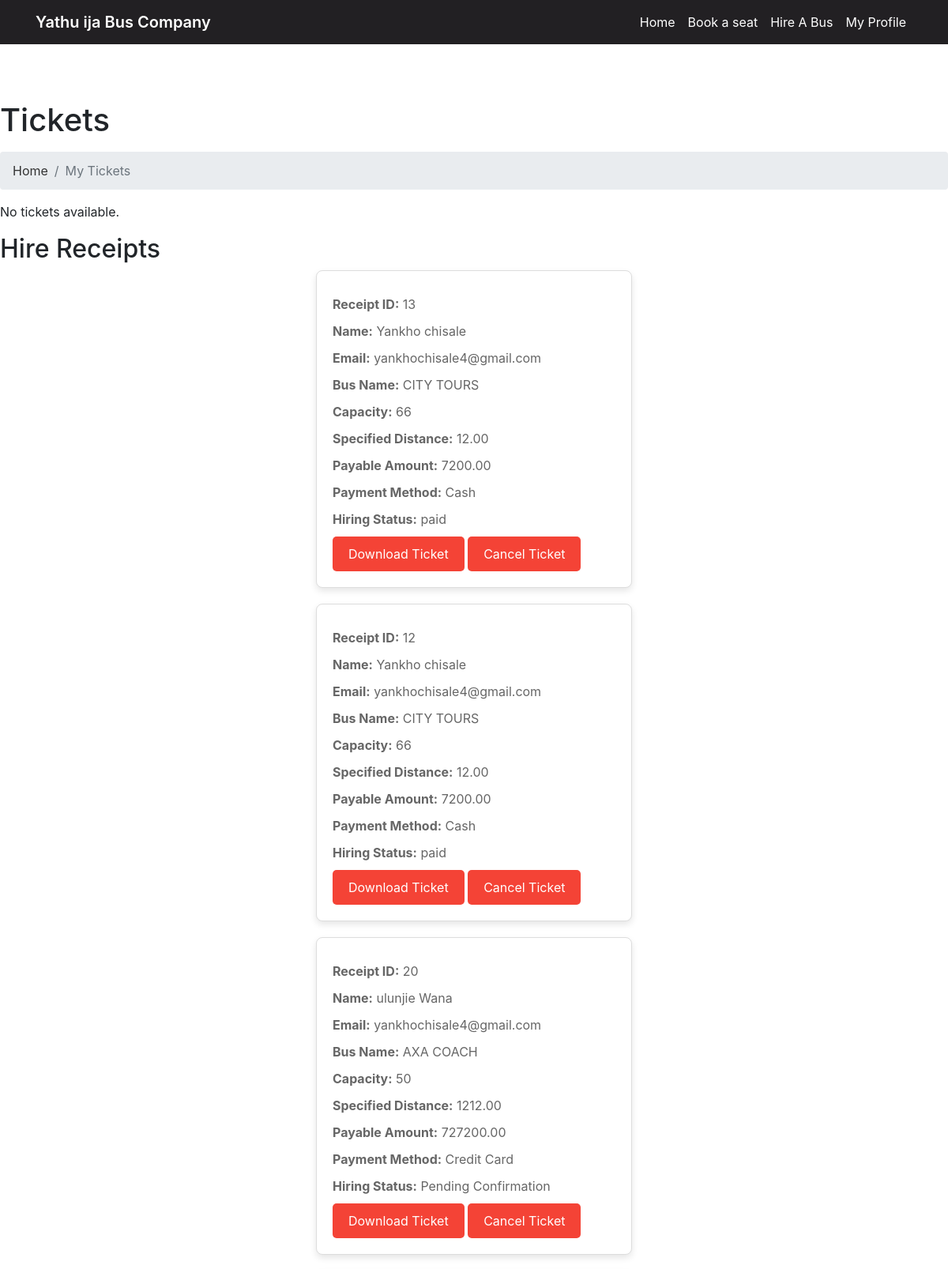
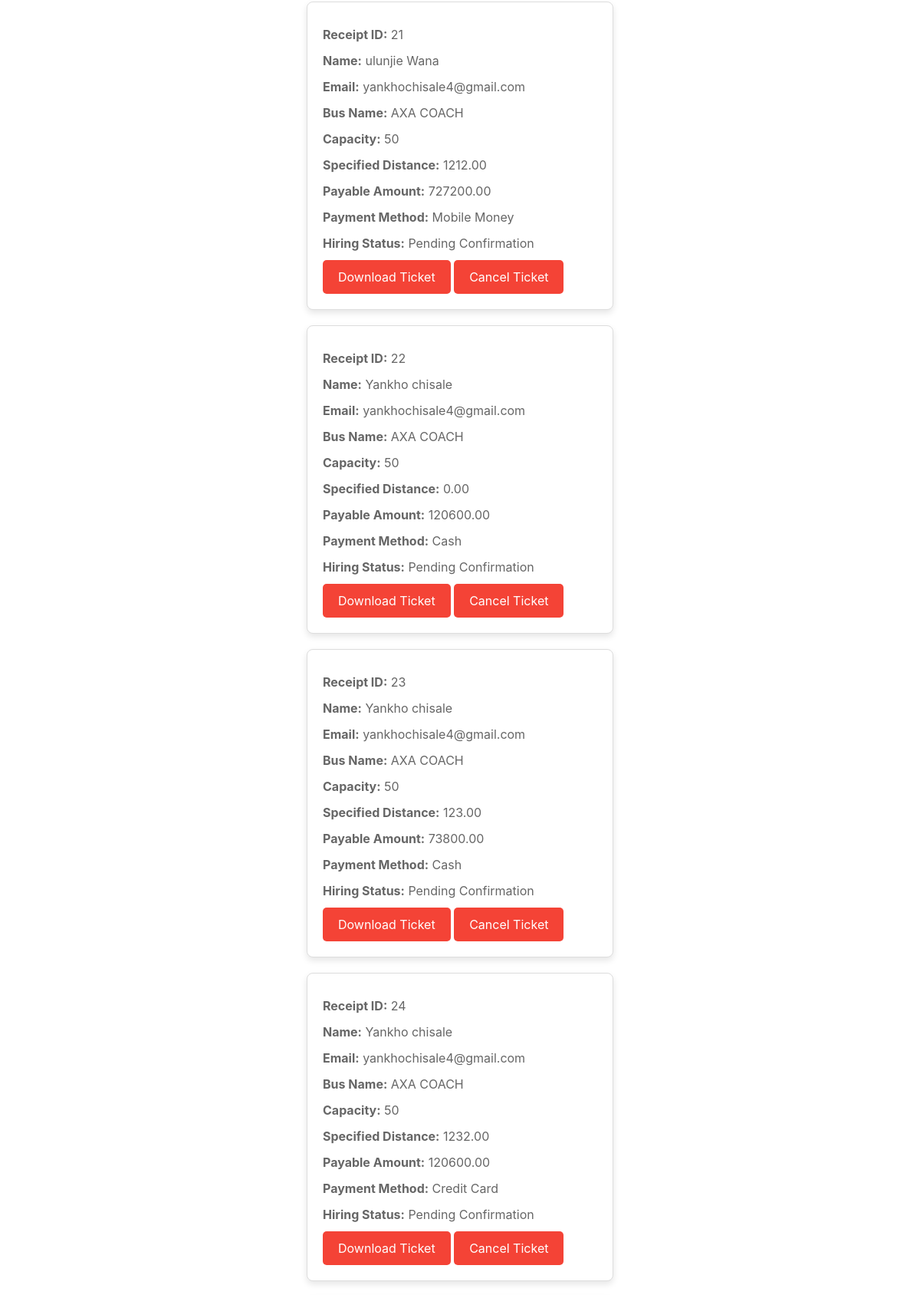
/user/check_tickets.php (signed in, upper part), run on the app's committed database (2 pictures, top to bottom).
### tables this page shows
CREATE TABLE IF NOT EXISTS `hire_receipt` (
  `hire_receipt_id` int NOT NULL AUTO_INCREMENT,
  `bus_id` int DEFAULT NULL,
  `first_name` varchar(255) DEFAULT NULL,
  `last_name` varchar(255) DEFAULT NULL,
  `email` varchar(255) DEFAULT NULL,
  `specified_distance` decimal(10,2) DEFAULT NULL,
  `payable_amount` decimal(10,2) DEFAULT NULL,
  `payment_method` varchar(50) DEFAULT NULL,
  `gender` varchar(8) NOT NULL,
  `date_of_birth` date NOT NULL,
  `receipt_status` varchar(50) DEFAULT 'Pending Confirmation',
  `credit_card_number` varchar(20) NOT NULL,
  `expiry_date` date DEFAULT NULL,
  `CCV` int DEFAULT NULL,
  `proof_of_payment` varchar(255) DEFAULT NULL,
  PRIMARY KEY (`hire_receipt_id`)
);

CREATE TABLE IF NOT EXISTS `bus` (
  `bus_id` int NOT NULL AUTO_INCREMENT,
  `bus_name` varchar(255) DEFAULT NULL,
  `number_plate` varchar(20) DEFAULT NULL,
  `number_of_seats` int DEFAULT NULL,
  `weight` decimal(10,2) DEFAULT NULL,
  `mileage` decimal(10,2) DEFAULT NULL,
  `bus_type` varchar(50) DEFAULT NULL,
  `availability` varchar(50) NOT NULL,
  `fuel_used` decimal(10,2) DEFAULT '0.00',
  PRIMARY KEY (`bus_id`),
  UNIQUE KEY `number_plate` (`number_plate`)
);

### user/check_tickets.php (the view, shortened to what this page needs)
<!DOCTYPE html>
<html lang="en">
<head>
 <link rel="stylesheet" href="check_tickets.css">
</head>
<body>
<?php include 'user_dashboard_navbar.php'; ?>
<br><br>
<h1 class="mt-4 mb-3">Tickets</h1>
<ol class="breadcrumb">
    <li class="breadcrumb-item">
        <a href="user_dashboard.php">Home</a>
    </li>
    <li class="breadcrumb-item active">My Tickets</li>
</ol>
<?php
require_once('db_connection.php');
if (!isset($_SESSION['user_email'])) {
    echo "<p>User not logged in.</p>";
} else {
    $user_email = $_SESSION['user_email'];
    $sql = "SELECT st.ticket_id,
    st.first_name,
    st.last_name,
    st.email,
    st.date_of_birth,
    st.gender,
    st.status,
    st.customer_type,
    st.payment_method,
    st.original_amount,
    st.amount,
    rt.origin,
    rt.destination,
    sc.date AS schedule_date,
    sc.time_stamp,
    b.bus_name,
    st.seat_number
        FROM seat_ticket st
        JOIN schedule sc ON st.schedule_id = sc.schedule_id
        JOIN route rt ON st.route_id = rt.route_id
        JOIN bus b ON st.bus_id = b.bus_id
        WHERE st.email = ?;
        ";
    $stmt = $conn->prepare($sql);
    $stmt->bind_param("s", $user_email);
    $stmt->execute();
    $result = $stmt->get_result();
    if ($result->num_rows > 0) {
        while ($row = $result->fetch_assoc()) {
            ?>
            <div class="receipt">
            <p><strong>Ticket ID:</strong> <?php echo $row['ticket_id']; ?></p>
            <p><strong>Passenger Name:</strong> <?php echo $row['first_name'] . ' ' . $row['last_name']; ?></p>
            <p><strong>Email:</strong> <?php echo $row['email']; ?></p>
            <p><strong>Date OF Birth:</strong> <?php echo $row['date_of_birth']; ?></p>
            <p><strong>Gender:</strong> <?php echo $row['gender']; ?></p>
            <p><strong>Customer Type:</strong> <?php echo $row['customer_type']; ?></p>
            <p><strong>Origin:</strong> <?php echo $row['origin']; ?></p>
            <p><strong>Destination:</strong> <?php echo $row['destination']; ?></p>
            <p><strong>Date:</strong> <?php echo $row['schedule_date']; ?></p>
            <p><strong>Departure Time:</strong> <?php echo $row['time_stamp']; ?></p>
            <p><strong>Bus Name:</strong> <?php echo $row['bus_name']; ?></p>
            <p><strong>Seat Number:</strong> <?php echo $row['seat_number']; ?></p>
            <p><strong>Payment Method:</strong> <?php echo $row['payment_method']; ?></p>
            <p><strong>Original Amount:</strong> <?php echo $row['original_amount']; ?></p>
            <p><strong>Discount Applied:</strong> <?php echo ( ($row['original_amount'] - $row['amount'] )/ $row['original_amount']*100); ?>%</p>
            <p><strong>Amount After Discount:</strong> <?php echo $row['amount']; ?></p>
            <p><strong>Payable Amount:</strong> <?php echo $row['amount']; ?></p>
            <p><strong>Ticket Status:</strong> <?php echo $row['status']; ?></p>
                <button  class="cancel-button" onclick="downloadSeatTicket(<?php echo $row['ticket_id']; ?>)">Download Ticket</button>
                <button class="cancel-button" onclick="openModal(<?php echo $row['ticket_id']; ?>)">Cancel Ticket</button>
            </div>
            <?php
        }
    } else {
        echo "<p>No tickets available.</p>";
    }
   $sql = "SELECT DISTINCT
   b.bus_id, b.bus_name, b.number_plate, b.number_of_seats,
   h.hire_receipt_id, h.first_name, h.last_name, h.email,h.payment_method,h.payable_amount,
   h.receipt_status ,specified_distance
   FROM hire_receipt h
   JOIN bus b ON b.bus_id = h.bus_id
   WHERE h.email= ?";
$stmt = $conn->prepare($sql);
$stmt->bind_param("s", $user_email);
$stmt->execute();
$result = $stmt->get_result();
 if ($result->num_rows > 0)  {
        echo "<h2>Hire Receipts</h2>";
        while ($row = $result->fetch_assoc()) {
            ?>
            <div class="receipt">
                <p><strong>Receipt ID:</strong> <?php echo $row['hire_receipt_id']; ?></p>
                <p><strong>Name:</strong> <?php echo $row['first_name'] . ' ' . $row['last_name']; ?></p>
                <p><strong>Email:</strong> <?php echo $row['email']; ?></p>
                <p><strong>Bus Name:</strong> <?php echo $row['bus_name']; ?></p>
                <p><strong>Capacity:</strong> <?php echo $row['number_of_seats']; ?></p>
                <p><strong>Specified Distance:</strong> <?php echo $row['specified_distance']; ?></p>
                <p><strong>Payable Amount:</strong> <?php echo $row['payable_amount']; ?></p>
                <p><strong>Payment Method:</strong> <?php echo $row['payment_method']; ?></p>
                <p><strong>Hiring Status:</strong> <?php echo $row['receipt_status']; ?></p>
                <button  class="cancel-button" onclick="downloadReceipt(<?php echo $row['hire_receipt_id']; ?>)">Download Ticket</button>
                <button class="cancel-button" onclick="openModal(<?php echo $row['hire_receipt_id']; ?>)">Cancel Ticket</button>
            </div>
            <?php
        }
    } else {
        echo "<p>No hire receipts available.</p>";
    }
}
?>
<?php include 'footer.php'; ?>
</body>
</html>

### user/check_tickets.css (style rules this page uses)
body { font-family: Arial, sans-serif; background-color: #f2f2f2; }
.receipt { border: 1px solid #ddd; background-color: #fff; padding: 20px; width: 400px; margin: 0 auto; box-shadow: 0 4px 8px rgba(0,0,0,0.1); border-radius: 8px; margin-bottom: 20px; }
.receipt p { margin: 10px 0; color: #666; }
.cancel-button { background-color: #f44336; color: white; border: none; cursor: pointer; padding: 10px 20px; border-radius: 5px; }

### user/footer.css (style rules this page uses)
a, a:hover, a:focus, a:active { text-decoration: none; outline: none; }
a, a:active, a:focus { color: #333; text-decoration: none; transition-timing-function: ease-in-out; -ms-transition-timing-function: ease-in-out; -moz-transition-timing-function: ease-in-out; -webkit-transition-timing-function: ease-in-out; -o-transition-timing-function: ease-in-out; transition-duration: 0.2s; -ms-transition-duration: 0.2s; -moz-transition-duration: 0.2s; -webkit-transition-duration: 0.2s; -o-transition-duration: 0.2s; }

### data on the page
hire_receipt: hire_receipt_id "13", first_name "Yankho", last_name "chisale", email "yankhochisale4@gmail.com", bus.bus_name "CITY TOURS", bus.number_of_seats "66", specified_distance "12.00", payable_amount "7200.00", payment_method "Cash", receipt_status "paid"
hire_receipt: hire_receipt_id "12", first_name "Yankho", last_name "chisale", email "yankhochisale4@gmail.com", bus.bus_name "CITY TOURS", bus.number_of_seats "66", specified_distance "12.00", payable_amount "7200.00", payment_method "Cash", receipt_status "paid"
hire_receipt: hire_receipt_id "20", first_name "ulunjie", last_name "Wana", email "yankhochisale4@gmail.com", bus.bus_name "AXA COACH", bus.number_of_seats "50", specified_distance "1212.00", payable_amount "727200.00", payment_method "Credit Card", receipt_status "Pending Confirmation"
hire_receipt: hire_receipt_id "21", first_name "ulunjie", last_name "Wana", email "yankhochisale4@gmail.com", bus.bus_name "AXA COACH", bus.number_of_seats "50", specified_distance "1212.00", payable_amount "727200.00", payment_method "Mobile Money", receipt_status "Pending Confirmation"
hire_receipt: hire_receipt_id "22", first_name "Yankho", last_name "chisale", email "yankhochisale4@gmail.com", bus.bus_name "AXA COACH", bus.number_of_seats "50", specified_distance "0.00", payable_amount "120600.00", payment_method "Cash", receipt_status "Pending Confirmation"
hire_receipt: hire_receipt_id "23", first_name "Yankho", last_name "chisale", email "yankhochisale4@gmail.com", bus.bus_name "AXA COACH", bus.number_of_seats "50", specified_distance "123.00", payable_amount "73800.00", payment_method "Cash", receipt_status "Pending Confirmation"
hire_receipt: hire_receipt_id "24", first_name "Yankho", last_name "chisale", email "yankhochisale4@gmail.com", bus.bus_name "AXA COACH", bus.number_of_seats "50", specified_distance "1232.00", payable_amount "120600.00", payment_method "Credit Card", receipt_status "Pending Confirmation"
